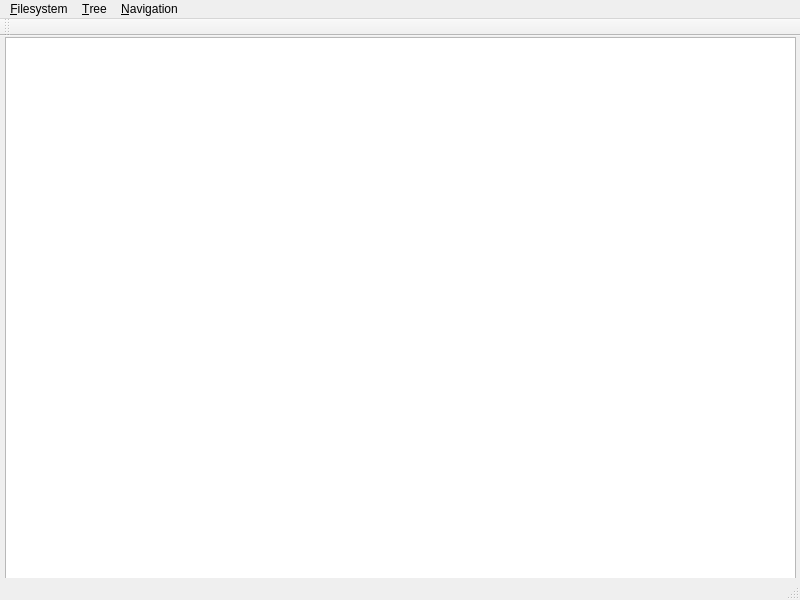
<?xml version="1.0" encoding="UTF-8"?>
<ui version="4.0">
 <class>MainWindow</class>
 <widget class="QMainWindow" name="MainWindow">
  <property name="geometry">
   <rect>
    <x>0</x>
    <y>0</y>
    <width>800</width>
    <height>600</height>
   </rect>
  </property>
  <property name="windowTitle">
   <string>MainWindow</string>
  </property>
  <widget class="QWidget" name="centralwidget">
   <widget class="QTableWidget" name="tableWidget">
    <property name="geometry">
     <rect>
      <x>5</x>
      <y>1</y>
      <width>791</width>
      <height>551</height>
     </rect>
    </property>
   </widget>
  </widget>
  <widget class="QMenuBar" name="menubar">
   <property name="geometry">
    <rect>
     <x>0</x>
     <y>0</y>
     <width>800</width>
     <height>22</height>
    </rect>
   </property>
   <widget class="QMenu" name="menuFilesystem">
    <property name="title">
     <string>&amp;Filesystem</string>
    </property>
    <addaction name="action_Open"/>
    <addaction name="separator"/>
    <addaction name="action_Close"/>
    <addaction name="separator"/>
    <addaction name="action_Quit"/>
   </widget>
   <widget class="QMenu" name="menuTree">
    <property name="title">
     <string>&amp;Tree</string>
    </property>
    <addaction name="actionE_xt_Tree"/>
    <addaction name="action_Meta_Tree"/>
   </widget>
   <widget class="QMenu" name="menu_Navigation">
    <property name="title">
     <string>&amp;Navigation</string>
    </property>
    <addaction name="action_Root"/>
    <addaction name="separator"/>
    <addaction name="action_Up"/>
    <addaction name="action_Down"/>
   </widget>
   <addaction name="menuFilesystem"/>
   <addaction name="menuTree"/>
   <addaction name="menu_Navigation"/>
  </widget>
  <widget class="QStatusBar" name="statusbar"/>
  <widget class="QToolBar" name="toolBar">
   <property name="windowTitle">
    <string>toolBar</string>
   </property>
   <attribute name="toolBarArea">
    <enum>TopToolBarArea</enum>
   </attribute>
   <attribute name="toolBarBreak">
    <bool>false</bool>
   </attribute>
  </widget>
  <action name="action_Open">
   <property name="text">
    <string>&amp;Open...</string>
   </property>
   <property name="shortcut">
    <string>Ctrl+O</string>
   </property>
  </action>
  <action name="action_Close">
   <property name="enabled">
    <bool>false</bool>
   </property>
   <property name="text">
    <string>&amp;Close</string>
   </property>
   <property name="shortcut">
    <string>Ctrl+W</string>
   </property>
  </action>
  <action name="action_Quit">
   <property name="text">
    <string>&amp;Quit</string>
   </property>
   <property name="shortcut">
    <string>Ctrl+Q</string>
   </property>
   <property name="menuRole">
    <enum>QAction::QuitRole</enum>
   </property>
  </action>
  <action name="actionE_xt_Tree">
   <property name="text">
    <string>E&amp;xt Tree</string>
   </property>
  </action>
  <action name="action_Meta_Tree">
   <property name="text">
    <string>&amp;Meta Tree</string>
   </property>
  </action>
  <action name="action_Root">
   <property name="text">
    <string>&amp;Root</string>
   </property>
  </action>
  <action name="action_Up">
   <property name="text">
    <string>&amp;Up</string>
   </property>
  </action>
  <action name="action_Down">
   <property name="text">
    <string>&amp;Down</string>
   </property>
  </action>
 </widget>
 <resources/>
 <connections/>
</ui>
